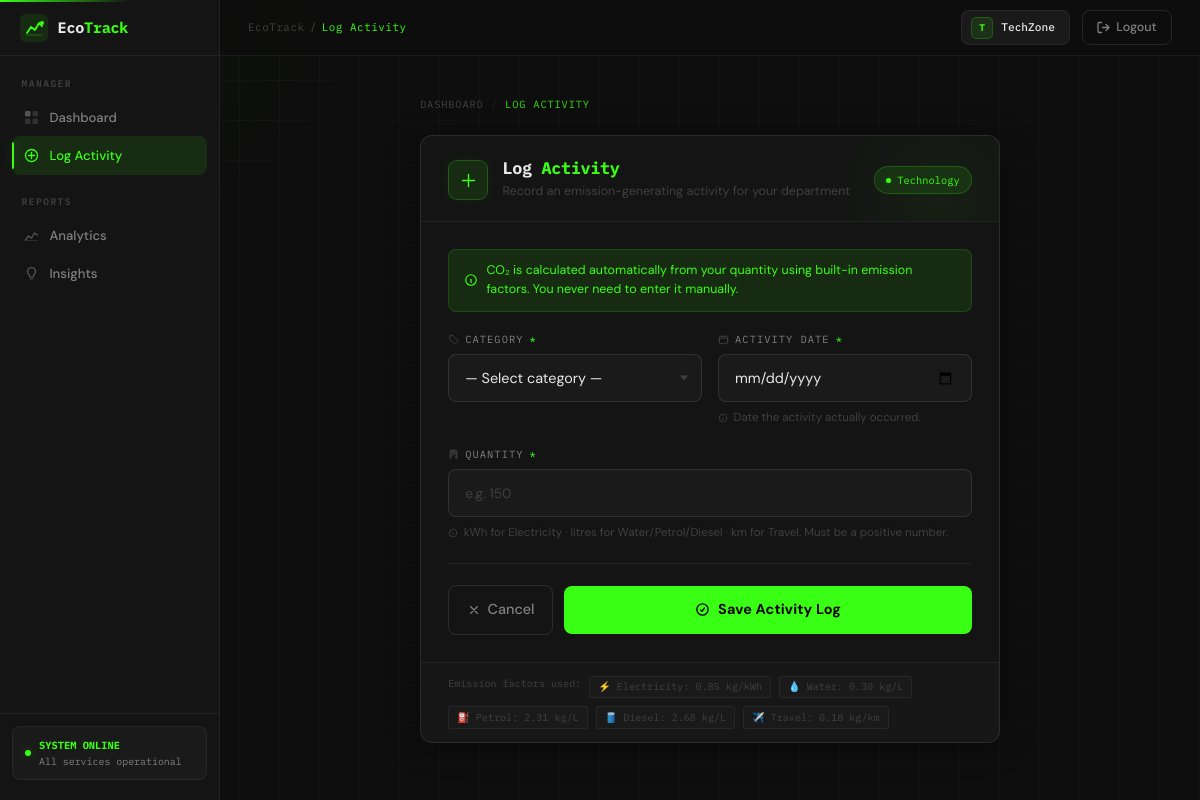
Page /manager/add-activity/ (signed in) on the committed database.
### core/models.py (models this page shows, shortened)
class Organization(models.Model):
    name = models.CharField(max_length=255)
    industry = models.CharField(max_length=100)
    description = models.TextField(blank=True, null=True)
    country = models.CharField(max_length=100, blank=True, null=True)
    created_at = models.DateTimeField(auto_now_add=True)

class Department(models.Model):
    name = models.CharField(max_length=100)
    location = models.CharField(max_length=255)
    organization = models.ForeignKey('Organization', on_delete=models.CASCADE)
    managed_by = models.OneToOneField(User, on_delete=models.CASCADE, null=True, blank=True)
    created_at = models.DateTimeField(auto_now_add=True)

### core/views.py (the view, shortened to what this page needs)
# urls.py: path('manager/add-activity/', views.add_activity,      name='add_activity'),
@login_required
def add_activity(request):
    dept = Department.objects.filter(managed_by=request.user).first()
    if not dept:
        return redirect('dashboard')
    org_name = dept.organization.name if dept.organization else "EcoTrack"
    return render(request, 'manager/add_activity.html', {
        'dept':     dept,
        'org_name': org_name,
        'categories': ['Electricity', 'Water', 'Petrol', 'Diesel', 'Travel'],
    })

### core/templates/manager/add_activity.html (shortened to what this page needs)
﻿{% extends 'manager/base_manager.html' %}
{% block breadcrumb %}Log Activity{% endblock %}
{% block nav_add_activity %}active{% endblock %}
{% block content %}
<div class="aa-root">
    <div class="aa-wrap">
        <nav class="aa-crumb" aria-label="breadcrumb">
            <a href="{% url 'manager_dashboard' %}">Dashboard</a>
            <span class="aa-crumb-sep">/</span>
            <span class="aa-crumb-current">Log Activity</span>
        </nav>
        <div class="aa-card">
            <div class="aa-card-header">
                <div class="aa-icon">
                    <svg fill="none" viewBox="0 0 24 24" stroke-width="1.8" stroke="currentColor">
                        <path stroke-linecap="round" stroke-linejoin="round"
                              d="M12 4.5v15m7.5-7.5h-15" />
                    </svg>
                </div>
                <div class="aa-header-txt">
                    <h1 class="aa-title">Log <span>Activity</span></h1>
                    <p class="aa-subtitle">Record an emission-generating activity for your department</p>
                </div>
                <span class="aa-dept-pill">
                    <span class="aa-pill-dot"></span>{{ dept.name }}
                </span>
            </div>
            <form class="aa-form-body" method="POST" action="{% url 'add_activity' %}">
                <div class="aa-factor-bar">
                    <svg fill="none" viewBox="0 0 24 24" stroke-width="2" stroke="currentColor">
                        <path stroke-linecap="round" stroke-linejoin="round"
                              d="M11.25 11.25l.041-.02a.75.75 0 011.063.852l-.708 2.836a.75.75 0
                     001.063.853l.041-.021M21 12a9 9 0 11-18 0 9 9 0 0118 0z" />
                    </svg>
                    CO₂ is calculated automatically from your quantity using built-in emission factors.
                    You never need to enter it manually.
                </div>
                <div class="aa-row">
                    <div class="aa-field">
                        <label class="aa-label" for="aa-category">
                            Category <em>*</em>
                        </label>
                        <div class="aa-select-wrap">
                            <select class="aa-select" id="aa-category" name="category" required
                                    onchange="updatePreview()">
                                <option value="" disabled selected style="color:var(--text-3);">
                                    — Select category —
                                </option>
                            </select>
                        </div>
                    </div>
                    <div class="aa-field">
                        <label class="aa-label" for="aa-date">
                            Activity Date <em>*</em>
                        </label>
                        <input class="aa-input" type="date" id="aa-date" name="activity_date"
                               required
                               max="{% now 'Y-m-d' %}">
                        <span class="aa-hint">
                            <svg fill="none" viewBox="0 0 24 24" stroke-width="2" stroke="currentColor">
                                <path stroke-linecap="round" stroke-linejoin="round"
                                      d="M11.25 11.25l.041-.02a.75.75 0 011.063.852l-.708 2.836a.75.75 0
                         001.063.853l.041-.021M21 12a9 9 0 11-18 0 9 9 0 0118 0z" />
                            </svg>
                            Date the activity actually occurred.
                        </span>
                    </div>
                </div>
                <div class="aa-field">
                    <label class="aa-label" for="aa-quantity">
                        Quantity <em>*</em>
                    </label>
                    <input class="aa-input" type="number" id="aa-quantity" name="quantity"
                           placeholder="e.g. 150"
                           min="0.001" step="any" required
                           oninput="updatePreview()">
                    <span class="aa-hint">
                        <svg fill="none" viewBox="0 0 24 24" stroke-width="2" stroke="currentColor">
                            <path stroke-linecap="round" stroke-linejoin="round"
                                  d="M11.25 11.25l.041-.02a.75.75 0 011.063.852l-.708 2.836a.75.75 0
                       001.063.853l.041-.021M21 12a9 9 0 11-18 0 9 9 0 0118 0z" />
                        </svg>
                        kWh for Electricity · litres for Water/Petrol/Diesel · km for Travel.
                        Must be a positive number.
                    </span>
                </div>
                <div class="aa-divider"></div>
                <div class="aa-actions">
                    <a href="{% url 'manager_dashboard' %}" class="aa-btn-cancel">
                        <svg fill="none" viewBox="0 0 24 24" stroke-width="2" stroke="currentColor">
                            <path stroke-linecap="round" stroke-linejoin="round" d="M6 18L18 6M6 6l12 12" />
                        </svg>
                        Cancel
                    </a>
                    <button type="submit" class="aa-btn-save">
                        <svg fill="none" viewBox="0 0 24 24" stroke-width="2.2" stroke="currentColor">
                            <path stroke-linecap="round" stroke-linejoin="round"
                                  d="M9 12.75L11.25 15 15 9.75M21 12a9 9 0 11-18 0 9 9 0 0118 0z" />
                        </svg>
                        Save Activity Log
                    </button>
                </div>
            </form>
            <div class="aa-footer">
                <span class="aa-footer-factor">
                    Emission factors used:
                    <span class="aa-factor-chip">⚡ Electricity: 0.85 kg/kWh</span>
                    <span class="aa-factor-chip">💧 Water: 0.30 kg/L</span>
                    <span class="aa-factor-chip">⛽ Petrol: 2.31 kg/L</span>
                    <span class="aa-factor-chip">🛢️ Diesel: 2.68 kg/L</span>
                    <span class="aa-factor-chip">✈️ Travel: 0.18 kg/km</span>
                </span>
            </div>
        </div>
    </div>
</div>
{% endblock %}

### core/templates/manager/base_manager.html (shortened to what this page needs)
﻿<!DOCTYPE html>
<html lang="en">
<head>
    <link href="https://cdn.jsdelivr.net/npm/bootstrap@5.3.3/dist/css/bootstrap.min.css"
          rel="stylesheet"
 />
</head>
<body>
    <aside class="sidebar" id="sidebar">
        <a href="{% url 'manager_dashboard' %}" class="sidebar-brand">
            <div class="brand-mark">
            </div>
            <span class="brand-text">Eco<span>Track</span></span>
        </a>
        <nav class="sidebar-nav">
            <div class="nav-section">Manager</div>
            <a href="{% url 'manager_dashboard' %}"
               class="nav-link-item {% block nav_dashboard %}{% endblock %}">
                Dashboard
            </a>
            <a href="{% url 'add_activity' %}"
               class="nav-link-item {% block nav_add_activity %}{% endblock %}">
                <svg width="15" height="15" viewBox="0 0 15 15" fill="none">
                    <circle cx="7.5" cy="7.5" r="6" stroke="currentColor" stroke-width="1.3" fill="none" />
                    <path d="M7.5 4.5v6M4.5 7.5h6"
                          stroke="currentColor" stroke-width="1.4" stroke-linecap="round" />
                </svg>
                Log Activity
            </a>
            <div class="nav-section">Reports</div>
            <a href="{% url 'manager_analytics' %}" class="nav-link-item {% block nav_analytics %}{% endblock %}">
                <svg width="15" height="15" viewBox="0 0 15 15" fill="none">
                    <path d="M1.5 12 L4.5 8 L7.5 10 L10.5 5 L13.5 7"
                          stroke="currentColor" stroke-width="1.3"
                          stroke-linecap="round" stroke-linejoin="round" fill="none" />
                    <path d="M1.5 12.5 h12" stroke="currentColor" stroke-width="1" stroke-linecap="round" opacity=".4" />
                </svg>
                Analytics
            </a>
            <a href="{% url 'eco_insights' %}" class="nav-link-item {% block nav_insights %}{% endblock %}">
                Insights
            </a>
        </nav>
        <div class="sidebar-bottom">
            <div class="system-status">
                <span class="status-dot"></span>
                <div class="status-text">
                    <strong>SYSTEM ONLINE</strong>
                    All services operational
                </div>
            </div>
        </div>
    </aside>
    <header class="topbar">
        <div class="topbar-left">
            <div class="breadcrumb-nav">
                <span class="breadcrumb-root">EcoTrack</span>
                <span class="breadcrumb-sep">/</span>
                <span class="breadcrumb-current">{% block breadcrumb %}Dashboard{% endblock %}</span>
            </div>
        </div>
        <div class="topbar-right">
            <div class="org-chip">
                <div class="org-avatar">{{ org_name|slice:":1"|upper }}</div>
                <span class="org-name">{{ org_name }}</span>
            </div>
            <a href="{% url 'logout' %}" class="btn-logout">
                <svg width="13" height="13" viewBox="0 0 13 13" fill="none">
                    <path d="M4.5 1.5H2a1 1 0 00-1 1v8a1 1 0 001 1h2.5M9 9.5l3-3-3-3M12 6.5H5.5"
                          stroke="currentColor" stroke-width="1.3"
                          stroke-linecap="round" stroke-linejoin="round" />
                </svg>
                Logout
            </a>
        </div>
    </header>
    <div class="admin-main">
        <div class="content-area">
            {% block content %}{% endblock %}
        </div>
    </div>
</body>
</html>

### rows in the picture
Organization: name "T", name "TechZone"
Department: name "Technology"
